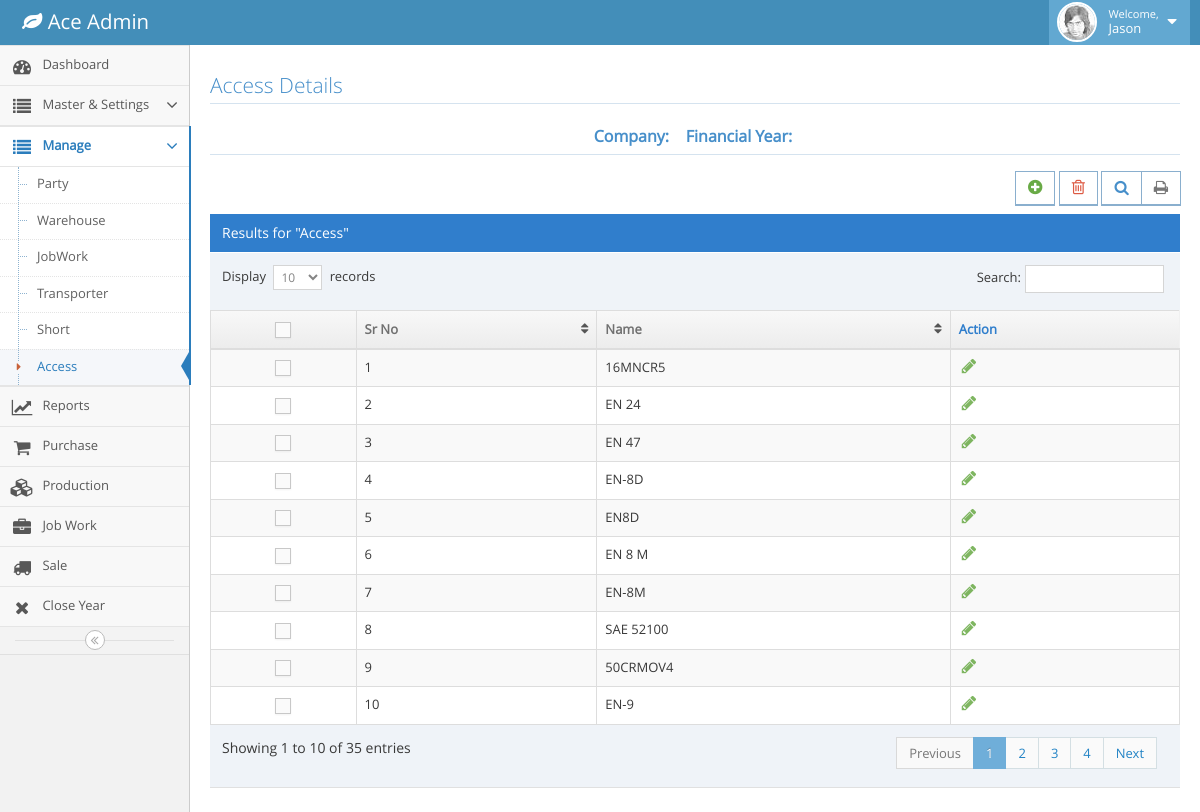
The page /acess.php (signed in) on the database its author committed.
### tables this page shows
CREATE TABLE `m_grade` (
  `id` int(11) NOT NULL,
  `name` text NOT NULL
);

### acess.php (the view, shortened to what this page needs)
<!DOCTYPE html>
<?php
  include('config.php');
  $fy=$_SESSION['fy'];
  $company=$_SESSION['cname'];
?>
<html lang="en">
	<head>
		<link rel="stylesheet" href="assets/css/bootstrap.min.css" />
		<link rel="stylesheet" href="assets/font-awesome/4.5.0/css/font-awesome.min.css" />
		<link rel="stylesheet" href="assets/css/ace.min.css" class="ace-main-stylesheet" id="main-ace-style" />
		<link rel="stylesheet" href="assets/css/ace-skins.min.css" />
		<link rel="stylesheet" href="assets/css/ace-rtl.min.css" />
	</head>
	<body class="no-skin">
		<?php include('navbar.php') ?>
		<div class="main-container ace-save-state" id="main-container">
			<?php include('menubar.php') ?>
			<div class="main-content">
				<div class="main-content-inner">
					<div class="page-content">
								<div class="row">
									<div class="col-xs-12">
										<h3 class="header smaller lighter blue">Access Details</h3>
										<h5 class="header blue lighter bigger" align="center">
												<b>Company:&nbsp; <?php echo $company ?>  &nbsp;
												Financial Year:&nbsp; <?php echo $fy ?> </b>
										</h5>
										<div class="clearfix">
											<div class="pull-right tableTools-container">
												<div class="btn btn-white btn-primary btn-bold">
													<a class="blue" href="" data-toggle="tooltip" title="Add">
														<i class="ace-icon fa fa-plus-circle bigger-120 green"></i>
													</a>
												</div>
												<div class="btn btn-white btn-primary btn-bold">
													<a class="blue" href="" data-toggle="tooltip" title="Delete">
														<i class="ace-icon fa fa-trash-o bigger-120 red"></i>
													</a>
												</div>
											</div>
										</div>
										<div class="table-header">
											Results for "Access"
										</div>
										<div>
											<table id="dynamic-table" class="table table-striped table-bordered table-hover">
												<thead>
													<tr>
														<th class="center">
															<label class="pos-rel">
																<span class="lbl"></span>
															</label>
														</th>
														<th>Sr No</th>
														<th>Name</th>
														<th>Action</th>
													</tr>
												</thead>
												<tbody>
													<?php
									            		$query=mysqli_query($conn,"select * from m_grade");
															$count=0;
															while($row=mysqli_fetch_array($query))
															{
																$count++;
																$name=$row['name'];
															?>
													<tr>
														<td class="center">
															<label class="pos-rel">
																<span class="lbl"></span>
															</label>
														</td>
														<td><?php echo $count;?></td>
														<td>
															<?php echo $name;?>
														</td>
														<td>
															<div class="hidden-sm hidden-xs action-buttons">
																<a class="green" href="">
																	<i class="ace-icon fa fa-pencil bigger-130"></i>
																</a>
															</div>
														</td>
													</tr>
													<?php
													}
												?>
													</tbody>
												</table>
											</div>
										</div>
									</div>
							</div>
						</div>
					</div>
		</div>
	</body>
</html>

### rows shown on the page
m_grade: name "16MNCR5"
m_grade: name "EN 24"
m_grade: name "EN 47"
m_grade: name "EN-8D"
m_grade: name "EN8D"
m_grade: name "EN 8 M"
m_grade: name "EN-8M"
m_grade: name "SAE 52100"
m_grade: name "50CRMOV4"
m_grade: name "EN-9"
